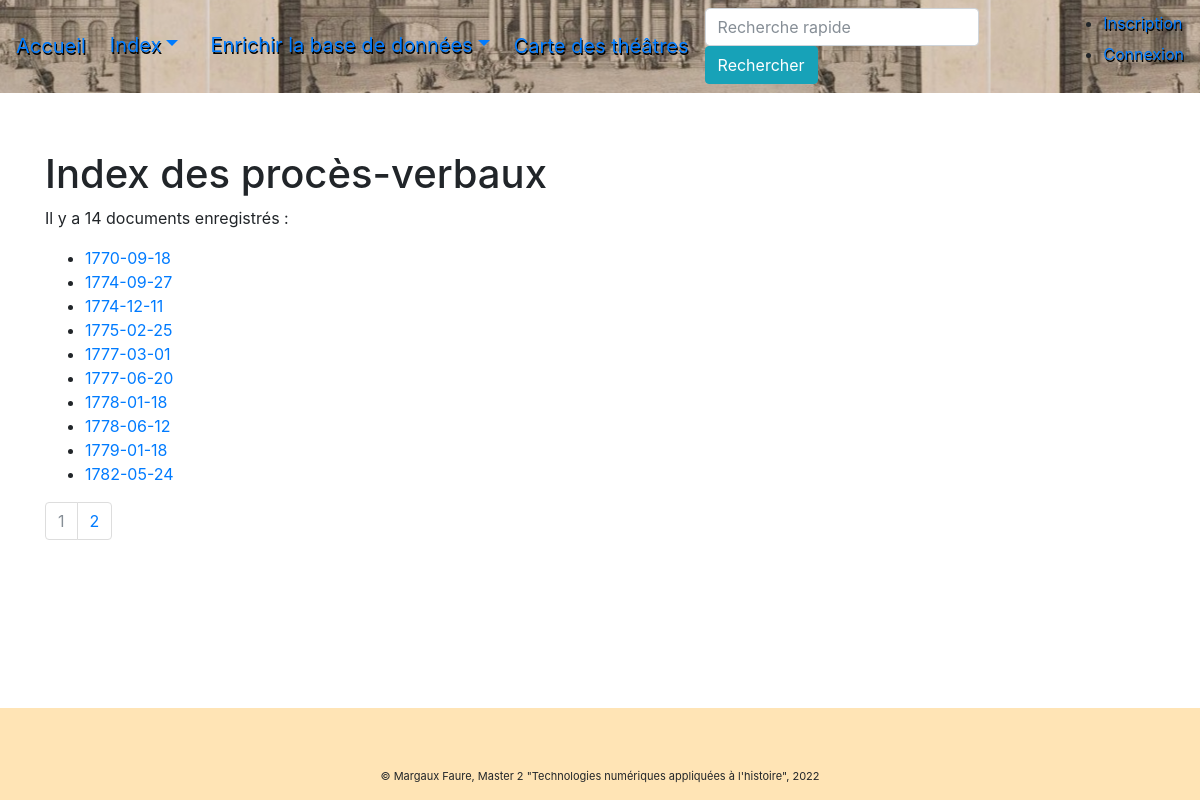
The app's page /proces_verbaux with its own data.
### pv_theatres/modeles/donnees.py (models this page shows, shortened)
class ProcesVerbal(db.Model):
    id = db.Column(db.Integer, nullable=False, autoincrement=True, primary_key=True)
    date_pv = db.Column(db.String(10))
    id_theatre = db.Column(db.Integer, db.ForeignKey("theatre.id"))
    id_source = db.Column(db.Integer, db.ForeignKey("source.id"))
    id_commissaire = db.Column(db.Integer, db.ForeignKey("personne.id"))
    id_victime = db.Column(db.Integer, db.ForeignKey("personne.id"))
    id_objet = db.Column(db.Integer, db.ForeignKey("objet.id"))
    commissaires = db.relationship("Personne", back_populates="proces_verbaux_commissaires",
                                   foreign_keys=id_commissaire)
    victimes = db.relationship("Personne", back_populates="proces_verbaux_victimes", foreign_keys=id_victime)
    salles_theatre = db.relationship("Theatre", back_populates="proces_verbaux")
    sources = db.relationship("Source", back_populates="proces_verbaux_sources")
    objets = db.relationship("Objet", back_populates="proces_verbaux_objets")
    authorships = db.relationship("Authorship", back_populates="proces_verbal")

### pv_theatres/routes/generic.py (the view)
@app.route("/proces_verbaux")
def proces_verbaux_liste():
    page = request.args.get("page", 1)
    if isinstance(page, str) and page.isdigit():
        page = int(page)
    else:
        page = 1
    proces_verbaux = ProcesVerbal.query.filter(ProcesVerbal.date_pv).order_by(ProcesVerbal.date_pv.asc())\
        .paginate(page=page, per_page=RESULTATS_PAR_PAGE)
    return render_template("pages/proces_verbaux.html", nom="Procès-verbaux", proces_verbaux=proces_verbaux)

### pv_theatres/templates/pages/proces_verbaux.html (shortened to what this page needs)
{% extends "conteneur.html" %}
{% block corps %}
    {% if proces_verbaux %}
    <h1>Index des procès-verbaux</h1>
    <p>Il y a {{proces_verbaux.total}} documents enregistrés :</p>
         <ul>
            {% for proces_verbal in proces_verbaux.items %}
                <li><a href="{{url_for('proces_verbal', id=proces_verbal.id)}}">{{proces_verbal.date_pv}}</a></li>
            {% endfor %}
        </ul>
        <nav aria-label="research-pagination">
            <ul class="pagination">
                {%- for page in proces_verbaux.iter_pages() %}
                    {% if page %}
                        {% if page != proces_verbaux.page %}
                            <li class="page-item">
                                <a class="page-link" href="{{ url_for('proces_verbaux_liste', page=page) }}">{{page}}</a>
                            </li>
                        {% else %}
                            <li class="page-item active disabled">
                                <a class="page-link">{{page}} <span class="sr-only">(actuelle)</span></a>
                            </li>
                        {% endif %}
                    {% else %}
                        <li class="page-item disabled">
                            <a class="page-link">...</a>
                        </li>
                    {% endif %}
                {%- endfor %}
            </ul>
        </nav>
    {% else %}
        <p>La base de données est en cours de constitution</p>
    {% endif %}
{% endblock %}

### records on screen
ProcesVerbal: date_pv "1770-09-18"
ProcesVerbal: date_pv "1774-09-27"
ProcesVerbal: date_pv "1774-12-11"
ProcesVerbal: date_pv "1775-02-25"
ProcesVerbal: date_pv "1777-03-01"
ProcesVerbal: date_pv "1777-06-20"
ProcesVerbal: date_pv "1778-01-18"
ProcesVerbal: date_pv "1778-06-12"
ProcesVerbal: date_pv "1779-01-18"
ProcesVerbal: date_pv "1782-05-24"

### other values on screen
{{ proces_verbaux.total }} "14"
{{ page }} "1"
{{ page }} "2"
